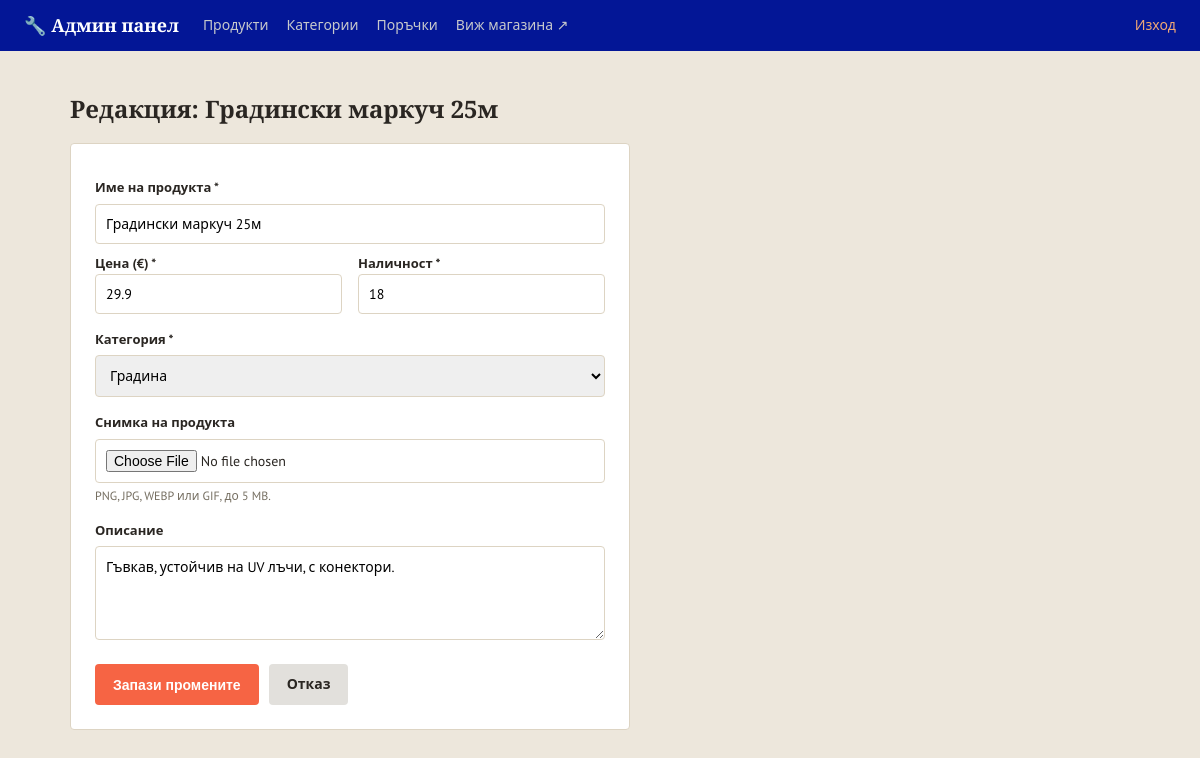
Page /admin/products/21/edit (signed in) on the earlier database version.
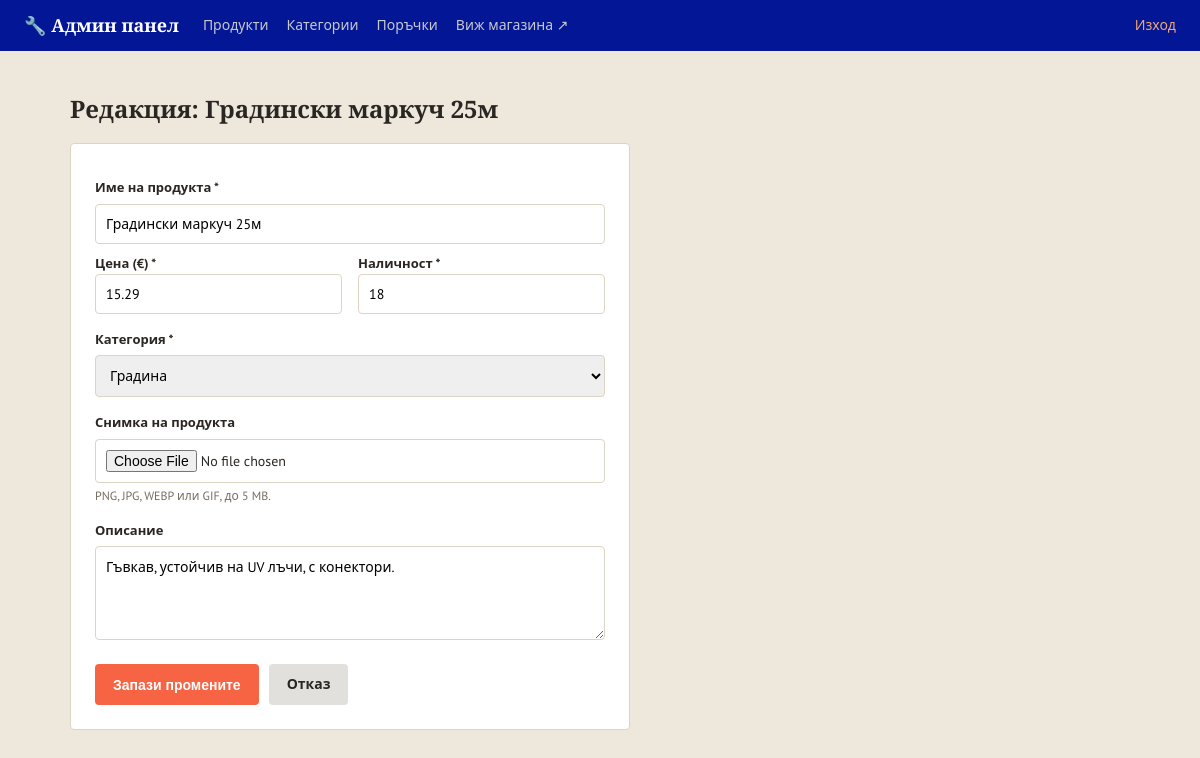
Same page on the later database version.
### models.py (models this page shows, shortened)
class Product(db.Model):
    __tablename__ = 'products'
    id = db.Column(db.Integer, primary_key=True)
    name = db.Column(db.String(200), nullable=False)
    description = db.Column(db.Text, default='')
    price = db.Column(db.Float, nullable=False)
    stock = db.Column(db.Integer, default=0)
    image_url = db.Column(db.String(300), default='')
    category_id = db.Column(db.Integer, db.ForeignKey('categories.id'), nullable=False)

### app.py (the view, shortened to what this page needs)
@app.route('/admin/products/<int:product_id>/edit', methods=['GET', 'POST'])
@admin_required
def admin_product_edit(product_id):
    product = Product.query.get_or_404(product_id)
    categories = Category.query.all()
    return render_template('admin/product_form.html', categories=categories, product=product, form=None)

### app.py (called while the page is built)
@app.context_processor
def inject_whatsapp_number():
    return {'whatsapp_number': app.config['WHATSAPP_NUMBER'], 'asset_version': app.config['ASSET_VERSION']}

@app.context_processor
def inject_category_icons():
    return {'category_icons': CATEGORY_ICONS}

def admin_required(view_func):
    @wraps(view_func)
    def wrapper(*args, **kwargs):
        if not session.get('is_admin'):
            flash('Моля, влезте в системата.', 'error')
            return redirect(url_for('admin_login', next=request.path))
        return view_func(*args, **kwargs)
    return wrapper

### templates/admin/product_form.html (shortened to what this page needs)
{% extends 'admin/base.html' %}
{% block content %}
<h1 class="page-title">{% if product %}Редакция: {{ product.name }}{% else %}Нов продукт{% endif %}</h1>
<form method="post" class="admin-form" enctype="multipart/form-data">
    <label for="name">Име на продукта *</label>
    <input type="text" id="name" name="name" required
           value="{{ form.name if form else (product.name if product else '') }}">
    <div class="form-row">
        <div>
            <label for="price">Цена (€) *</label>
            <input type="number" id="price" name="price" step="0.01" min="0" required
                   value="{{ form.price if form else (product.price if product else '') }}">
        </div>
        <div>
            <label for="stock">Наличност *</label>
            <input type="number" id="stock" name="stock" min="0" required
                   value="{{ form.stock if form else (product.stock if product is not none else 0) }}">
        </div>
    </div>
    <label for="category_id">Категория *</label>
    <select id="category_id" name="category_id" required>
        {% for c in categories %}
        {% set selected_id = (form.category_id | int) if form else (product.category_id if product else None) %}
        <option value="{{ c.id }}" {% if selected_id == c.id %}selected{% endif %}>{{ c.name }}</option>
        {% endfor %}
    </select>
    <label for="image_file">Снимка на продукта</label>
    <input type="file" id="image_file" name="image_file" accept=".png,.jpg,.jpeg,.webp,.gif">
    <small class="field-hint">PNG, JPG, WEBP или GIF, до 5 MB. {% if product and product.image_url %}Ако качиш нова, ще замени текущата.{% endif %}</small>
    <label for="description">Описание</label>
    <textarea id="description" name="description" rows="4">{{ form.description if form else (product.description if product else '') }}</textarea>
    <div class="admin-form-actions">
        <button type="submit" class="btn">{% if product %}Запази промените{% else %}Създай продукт{% endif %}</button>
        <a href="{{ url_for('admin_dashboard') }}" class="btn btn-secondary">Отказ</a>
    </div>
</form>
{% endblock %}

Differences in the rows shown:
changed Product "Градински маркуч 25м": price "29.9" → "15.29"
